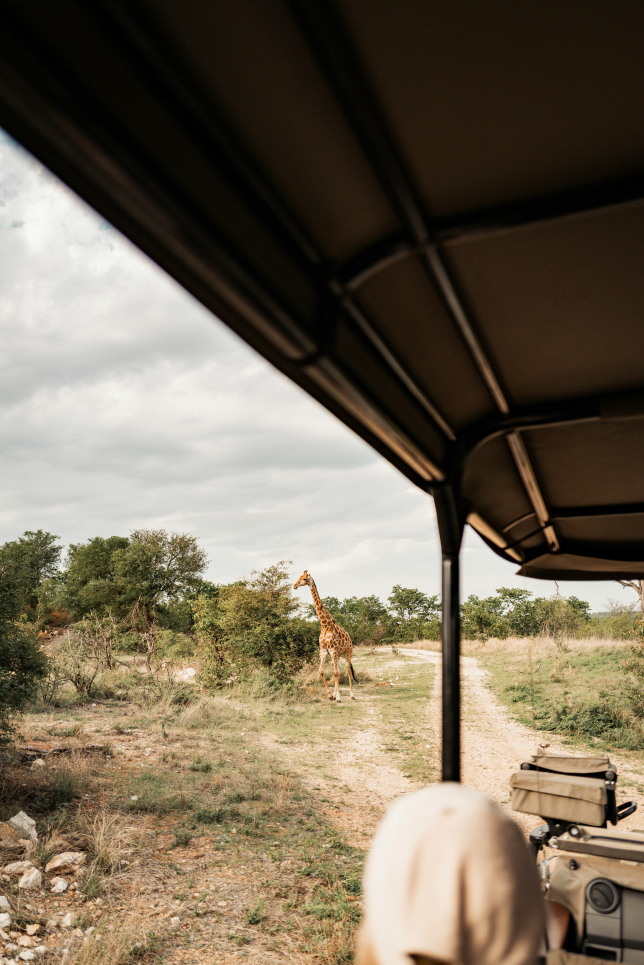
#> input picture backend_cloud/test.jpg, 2576 x 3860 px (shown at 1/4 size)
$ python -i quality.py   (imports and definitions only)   (older library calls are emulated)
#> lines starting #> are read from the running program, lines starting #| are printed output that depends on the picture
"""
member2_quality.py — Media Quality Detection Engine
Team Member 2 | Part 3: AI Services

Detects quality degradation indicators:
  - Blur (Laplacian variance)
  - Compression artifacts (blockiness score)
  - SSIM vs. reference
  - Resolution drop
  - Noise estimation
  - Screen recording signatures

Outputs a quality score [0,1] and degradation classification.
"""

import cv2
import numpy as np
from typing import Optional
from skimage.metrics import structural_similarity as ssim_metric


# ── Thresholds ────────────────────────────────────────────────────────────────
BLUR_THRESHOLD_SHARP    = 150.0   # Laplacian variance — above = sharp
BLUR_THRESHOLD_BLURRY   = 50.0    # Below = blurry
BLOCK_ARTIFACT_THRESHOLD = 10.0   # DCT block boundary difference
NOISE_THRESHOLD          = 15.0   # Estimated noise std-dev


# ── Blur Detection ────────────────────────────────────────────────────────────

def laplacian_variance(image: np.ndarray) -> float:
    """
    Compute the variance of the Laplacian — measure of image sharpness.
    Higher value = sharper. Very low = blurry.
    """
    if len(image.shape) == 3:
        gray = cv2.cvtColor(image, cv2.COLOR_BGR2GRAY)
    else:
        gray = image

    lap = cv2.Laplacian(gray, cv2.CV_64F)
    return float(lap.var())


def blur_score(image: np.ndarray) -> dict:
    """
    Classify image sharpness.

    Returns:
        dict: lap_var, sharpness_score (0-1), label
    """
    lv = laplacian_variance(image)
    # Normalise to [0,1] — cap at BLUR_THRESHOLD_SHARP
    score = float(min(lv / BLUR_THRESHOLD_SHARP, 1.0))
    if lv >= BLUR_THRESHOLD_SHARP:
        label = "SHARP"
    elif lv >= BLUR_THRESHOLD_BLURRY:
        label = "MODERATE_BLUR"
    else:
        label = "BLURRY"

    return {
        "laplacian_variance": round(lv, 2),
        "sharpness_score": round(score, 4),
        "label": label,
    }


# ── Compression Artifact Detection ───────────────────────────────────────────

def blockiness_score(image: np.ndarray) -> dict:
    """
    Detect JPEG compression block artifacts by measuring DCT block boundary differences.
    High blockiness → heavy compression.

    Returns:
        dict: blockiness_value, artifact_score (0-1), label
    """
    if len(image.shape) == 3:
        gray = cv2.cvtColor(image, cv2.COLOR_BGR2GRAY).astype(np.float32)
    else:
        gray = image.astype(np.float32)

    h, w = gray.shape
    block_size = 8

    h_diffs = []
    for row in range(block_size, h, block_size):
        if row < h:
            diff = np.mean(np.abs(gray[row, :] - gray[row - 1, :]))
            h_diffs.append(diff)

    v_diffs = []
    for col in range(block_size, w, block_size):
        if col < w:
            diff = np.mean(np.abs(gray[:, col] - gray[:, col - 1]))
            v_diffs.append(diff)

    blockiness = float(np.mean(h_diffs + v_diffs)) if (h_diffs or v_diffs) else 0.0

    # Non-block boundaries (expected local variation)
    local_diffs = []
    for row in range(1, h - 1):
        if row % block_size != 0:
            local_diffs.append(np.mean(np.abs(gray[row, :] - gray[row - 1, :])))
    local_mean = float(np.mean(local_diffs)) if local_diffs else 1.0

    ratio = blockiness / max(local_mean, 0.01)
    artifact_score = float(min(max((ratio - 1.0) / 3.0, 0.0), 1.0))

    if artifact_score > 0.6:
        label = "HEAVY_ARTIFACTS"
    elif artifact_score > 0.3:
        label = "MODERATE_ARTIFACTS"
    else:
        label = "CLEAN"

    return {
        "blockiness_value": round(blockiness, 4),
        "local_variation": round(local_mean, 4),
        "artifact_score": round(artifact_score, 4),
        "label": label,
    }


# ── SSIM Comparison ───────────────────────────────────────────────────────────

def compute_ssim(img1: np.ndarray, img2: np.ndarray) -> dict:
    """
    Compute Structural Similarity Index (SSIM) between two images.
    Requires same dimensions — resizes img2 to img1 shape if needed.

    Returns:
        dict: ssim_score, label
    """
    if len(img1.shape) == 3:
        g1 = cv2.cvtColor(img1, cv2.COLOR_BGR2GRAY)
    else:
        g1 = img1

    if len(img2.shape) == 3:
        g2 = cv2.cvtColor(img2, cv2.COLOR_BGR2GRAY)
    else:
        g2 = img2

    # Resize if needed
    if g1.shape != g2.shape:
        g2 = cv2.resize(g2, (g1.shape[1], g1.shape[0]))

    score = float(ssim_metric(g1, g2, data_range=255))

    if score >= 0.90:
        label = "HIGH_STRUCTURAL_MATCH"
    elif score >= 0.70:
        label = "MODERATE_MATCH"
    elif score >= 0.50:
        label = "LOW_MATCH"
    else:
        label = "VERY_DIFFERENT"

    return {
        "ssim_score": round(score, 4),
        "label": label,
    }


# ── Resolution Analysis ───────────────────────────────────────────────────────

def resolution_score(image: np.ndarray, expected_min_width: int = 720) -> dict:
    """
    Check if image resolution is suspiciously low (possible downscale + re-upload).

    Returns:
        dict: width, height, megapixels, resolution_score, label
    """
    h, w = image.shape[:2]
    mp = (h * w) / 1_000_000

    res_score = float(min(w / expected_min_width, 1.0))

    if w >= 1920:
        label = "FULL_HD_OR_HIGHER"
    elif w >= 1280:
        label = "HD"
    elif w >= 720:
        label = "SD"
    elif w >= 480:
        label = "LOW_RES"
    else:
        label = "VERY_LOW_RES"

    return {
        "width": w,
        "height": h,
        "megapixels": round(mp, 2),
        "resolution_score": round(res_score, 4),
        "label": label,
    }


# ── Noise Estimation ──────────────────────────────────────────────────────────

def estimate_noise(image: np.ndarray) -> dict:
    """
    Estimate image noise using high-frequency residuals.
    High noise can indicate screen recording or poor compression.

    Returns:
        dict: noise_std, noise_score (0=noisy, 1=clean), label
    """
    if len(image.shape) == 3:
        gray = cv2.cvtColor(image, cv2.COLOR_BGR2GRAY).astype(np.float32)
    else:
        gray = image.astype(np.float32)

    # Median filter to estimate "true" image
    median = cv2.medianBlur(gray.astype(np.uint8), 3).astype(np.float32)
    residual = gray - median
    noise_std = float(np.std(residual))

    # Score: low noise → high score
    noise_score = float(max(1.0 - (noise_std / NOISE_THRESHOLD), 0.0))

    if noise_std < 5:
        label = "CLEAN"
    elif noise_std < NOISE_THRESHOLD:
        label = "MILD_NOISE"
    else:
        label = "HIGH_NOISE"

    return {
        "noise_std": round(noise_std, 4),
        "noise_score": round(noise_score, 4),
        "label": label,
    }


# ── Screen Recording Detection ────────────────────────────────────────────────

def screen_recording_indicators(image: np.ndarray) -> dict:
    """
    Heuristic detection of screen recording artifacts:
    - Unusual aspect ratios (13:9 browser crop, etc.)
    - UI element pixel patterns (uniform horizontal/vertical bands)
    - Moire patterns (periodic noise)
    - Low sharpness + high blockiness combo

    Returns:
        dict: indicators, probability, label
    """
    h, w = image.shape[:2]
    indicators = []

    # Aspect ratio check (common screen crop ratios)
    ratio = w / h if h > 0 else 0
    if 1.7 < ratio < 1.82:
        indicators.append("16:9_ASPECT")  # normal
    elif 1.2 < ratio < 1.4:
        indicators.append("UNUSUAL_ASPECT_RATIO")

    # Blur check
    lv = laplacian_variance(image)
    if lv < BLUR_THRESHOLD_BLURRY:
        indicators.append("BLURRY_CAPTURE")

    # Blockiness
    ba = blockiness_score(image)
    if ba["artifact_score"] > 0.5:
        indicators.append("HEAVY_COMPRESSION")

    # Periodic noise (moire) — check for frequency peaks
    if len(image.shape) == 3:
        gray = cv2.cvtColor(image, cv2.COLOR_BGR2GRAY).astype(np.float32)
    else:
        gray = image.astype(np.float32)

    f = np.fft.fft2(gray)
    fshift = np.fft.fftshift(f)
    magnitude = 20 * np.log(np.abs(fshift) + 1)
    center_y, center_x = h // 2, w // 2
    # Check if there are strong off-center frequency peaks (moire signature)
    edge_region = magnitude.copy()
    edge_region[center_y-20:center_y+20, center_x-20:center_x+20] = 0
    if edge_region.max() > magnitude.mean() * 3:
        indicators.append("MOIRE_PATTERN")

    # Probability heuristic
    prob = len(indicators) / 4.0
    prob = min(prob, 1.0)

    if prob >= 0.60:
        label = "LIKELY_SCREEN_RECORDING"
    elif prob >= 0.30:
        label = "POSSIBLE_SCREEN_RECORDING"
    else:
        label = "AUTHENTIC_MEDIA"

    return {
        "indicators": indicators,
        "probability": round(prob, 4),
        "label": label,
    }


# ── Composite Quality Score ───────────────────────────────────────────────────

def compute_quality_score(image: np.ndarray, reference: Optional[np.ndarray] = None) -> dict:
    """
    Compute an overall quality/integrity score for the image.

    Weights:
      - Sharpness: 35%
      - Compression artifacts: 25%
      - Noise: 20%
      - Resolution: 20%

    Args:
        image: Suspect image.
        reference: Optional original image for SSIM comparison.

    Returns:
        dict with individual scores + overall_quality [0,1].
    """
    blur = blur_score(image)
    artifacts = blockiness_score(image)
    noise = estimate_noise(image)
    res = resolution_score(image)
    screen = screen_recording_indicators(image)

    # Invert artifact score (high artifact = low quality)
    artifact_quality = 1.0 - artifacts["artifact_score"]

    overall = (
        0.35 * blur["sharpness_score"]
        + 0.25 * artifact_quality
        + 0.20 * noise["noise_score"]
        + 0.20 * res["resolution_score"]
    )
    overall = float(np.clip(overall, 0.0, 1.0))

    # Degrade score if screen recording likely
    if screen["label"] == "LIKELY_SCREEN_RECORDING":
        overall *= 0.7
    elif screen["label"] == "POSSIBLE_SCREEN_RECORDING":
        overall *= 0.85

    degradation_pct = round((1.0 - overall) * 100, 1)

    # SSIM if reference provided
    ssim_result = None
    if reference is not None:
        ssim_result = compute_ssim(reference, image)
        # Factor SSIM into overall
        overall = round(0.8 * overall + 0.2 * ssim_result["ssim_score"], 4)

    if overall >= 0.85:
        quality_label = "PRISTINE"
    elif overall >= 0.65:
        quality_label = "GOOD"
    elif overall >= 0.45:
        quality_label = "DEGRADED"
    else:
        quality_label = "SEVERELY_DEGRADED"

    return {
        "overall_quality": round(overall, 4),
        "degradation_percent": degradation_pct,
        "quality_label": quality_label,
        "blur": blur,
        "compression_artifacts": artifacts,
        "noise": noise,
        "resolution": res,
        "screen_recording": screen,
        "ssim": ssim_result,
    }


# ── Self-test ────────────────────────────────────────────────────────────────

# [31 lines not run here, left out]

>>> import cv2
>>> picture = cv2.imread('../backend_cloud/test.jpg')
#> picture is the input picture: shape (3860, 2576, 3); mean B, G, R 85.8, 103.9, 115.6
>>> result = compute_quality_score(picture)
#> in laplacian_variance, `gray = cv2.cvtColor(image, cv2.COLOR_BGR2GRAY)`:
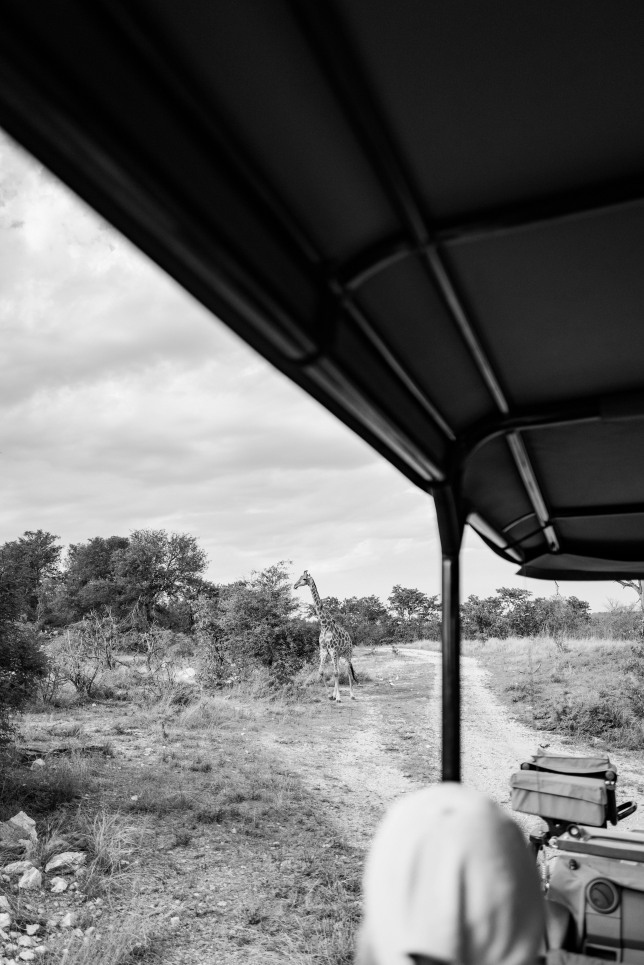
#> gray: shape (3860, 2576) (shown at 1/4 size); min 0, max 254, mean 105.4
#> in laplacian_variance, `lap = cv2.Laplacian(gray, cv2.CV_64F)`:
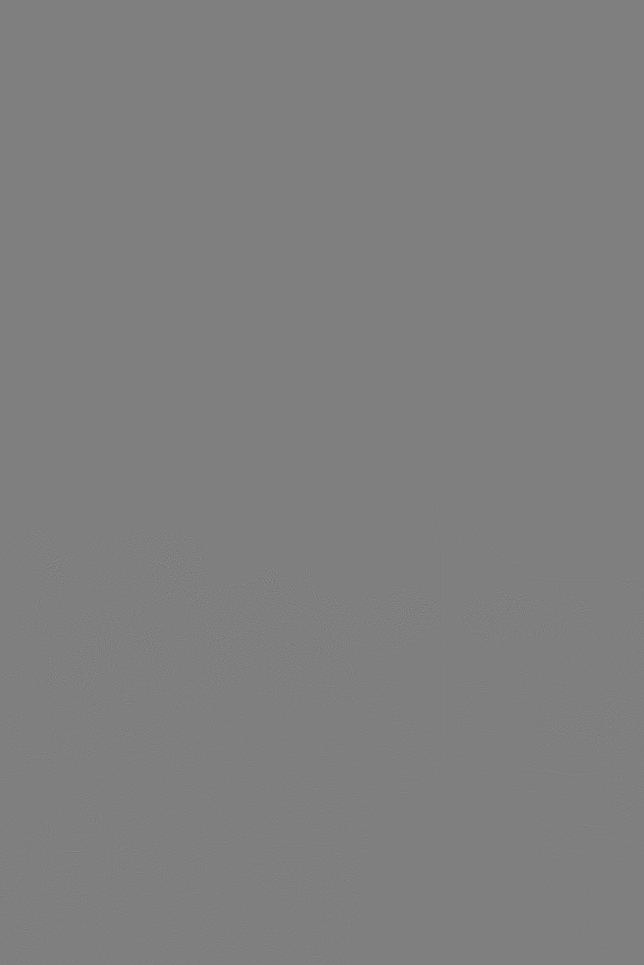
#> lap: shape (3860, 2576) float64 (shown at 1/4 size); min -499, max 499, mean 0; drawn with min black and max white
#> in blur_score, `lv = laplacian_variance(image)`: lv = 819.6
#> in blur_score, `score = float(min(lv / BLUR_THRESHOLD_SHARP, 1.0))`: score = 1
#> in compute_quality_score, `blur = blur_score(image)`: blur = {'laplacian_variance': 819.6, 'sharpness_score': 1, 'label': 'SHARP'}
#> the loop in blockiness_score, `for row in range(block_size, h, block_size):` made 482 passes
#> diff on passes 1 to 12: 2.33, 2.34, 2.35, 2.36, 2.32, 2.33, 2.3, 2.34, 2.27, 2.36, 2.27, 2.3
#> after the loop in blockiness_score, `for row in range(block_size, h, block_size):`: h_diffs = 482 values, max 21.84 at index 304, min 1.16 at index 254, mean 6.46
#> the loop in blockiness_score, `for col in range(block_size, w, block_size):` made 321 passes
#> diff on passes 1 to 12: 5.67, 5.8, 5.5, 5.69, 6.37, 5.94, 6.01, 6.08, 6.17, 6.31, 5.83, 5.64
#> after the loop in blockiness_score, `for col in range(block_size, w, block_size):`: v_diffs = 321 values, max 9.08 at index 76, min 2.16 at index 222, mean 6.08
#> in blockiness_score, `blockiness = float(np.mean(h_diffs + v_diffs)) if (h_diffs or v_diffs)..`: blockiness = 6.31
#> after the loop in blockiness_score, `for row in range(1, h - 1):`: local_diffs = 3376 values, max 22.67 at index 2135, min 0.54 at index 1788, mean 5.94
#> in blockiness_score, `local_mean = float(np.mean(local_diffs)) if local_diffs else 1.0`: local_mean = 5.94
#> in blockiness_score, `ratio = blockiness / max(local_mean, 0.01)`: ratio = 1.06
#> in blockiness_score, `artifact_score = float(min(max((ratio - 1.0) / 3.0, 0.0), 1.0))`: artifact_score = 0.0206
#> in compute_quality_score, `artifacts = blockiness_score(image)`: artifacts = {'blockiness_value': 6.31, 'local_variation': 5.94, 'artifact_score': 0.0206, 'label': 'CLEAN'}
#> in estimate_noise, `noise_std = float(np.std(residual))`: noise_std = 7.24
#> in estimate_noise, `noise_score = float(max(1.0 - (noise_std / NOISE_THRESHOLD), 0.0))`: noise_score = 0.517
#> in compute_quality_score, `noise = estimate_noise(image)`: noise = {'noise_std': 7.24, 'noise_score': 0.517, 'label': 'MILD_NOISE'}
#> in compute_quality_score, `res = resolution_score(image)`: res = {'width': 2576, 'height': 3860, 'megapixels': 9.94, 'resolution_score': 1, 'label': 'FULL_HD_OR_HIGHER'}
#> in screen_recording_indicators, `lv = laplacian_variance(image)`: lv = 819.6
#> the loop in blockiness_score (call 2), `for row in range(block_size, h, block_size):` made 482 passes
#> the loop in blockiness_score (call 2), `for col in range(block_size, w, block_size):` made 321 passes
#> in screen_recording_indicators, `ba = blockiness_score(image)`: ba has the same summary as artifacts in compute_quality_score
#> in screen_recording_indicators, `magnitude = 20 * np.log(np.abs(fshift) + 1)`:
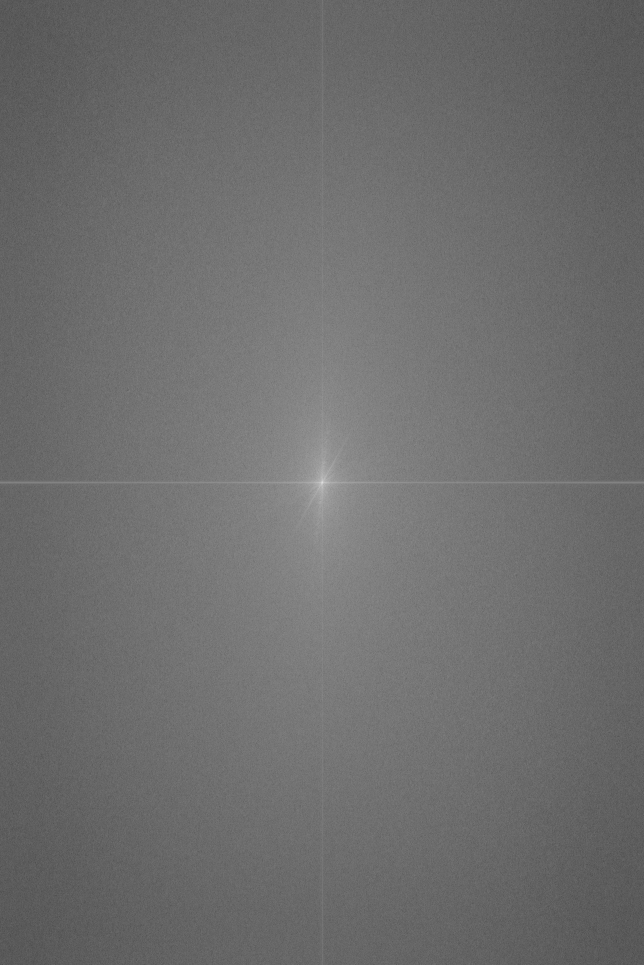
#> magnitude: shape (3860, 2576) float64 (shown at 1/4 size); min 32.71, max 415.4, mean 197.7; drawn with min black and max white
#> in screen_recording_indicators, `edge_region[center_y-20:center_y+20, center_x-20:center_x+20] = 0`:
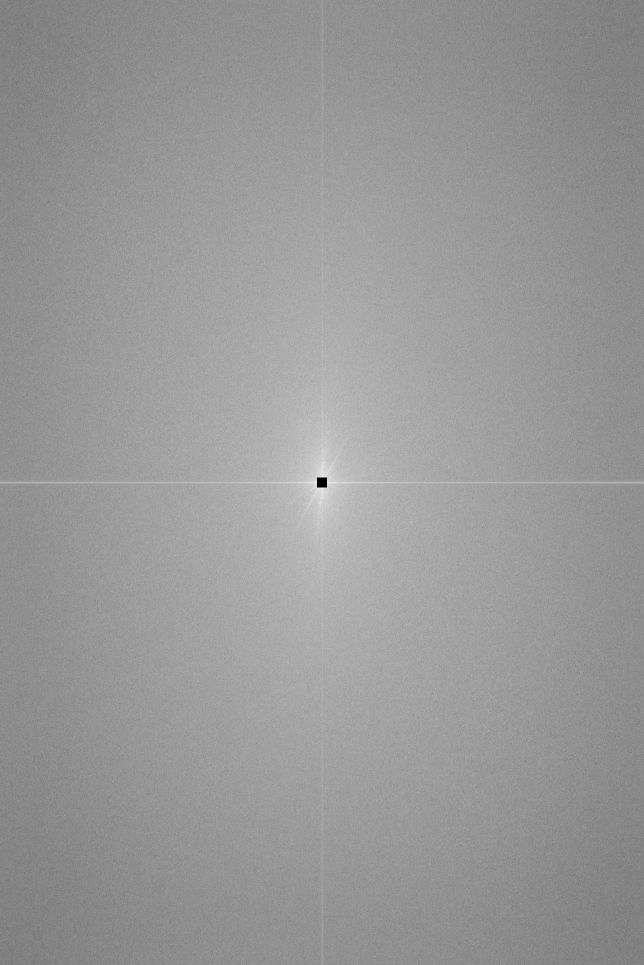
#> edge_region: shape (3860, 2576) float64 (shown at 1/4 size); min 0, max 330.4, mean 197.7; drawn with min black and max white
#> in compute_quality_score, `screen = screen_recording_indicators(image)`: screen = {'indicators': [], 'probability': 0, 'label': 'AUTHENTIC_MEDIA'}
#> in compute_quality_score, `artifact_quality = 1.0 - artifacts["artifact_score"]`: artifact_quality = 0.979
#> in compute_quality_score, `overall = ( 0.35 * blur["sharpness_score"] + 0.25 * artifact_quality +..`: overall = 0.898
#> in compute_quality_score, `degradation_pct = round((1.0 - overall) * 100, 1)`: degradation_pct = 10.2
#> result = 9 items
